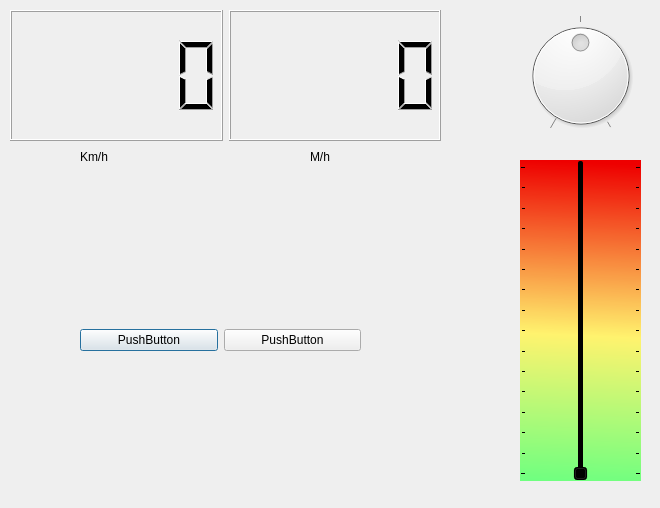
<?xml version="1.0" encoding="UTF-8"?>
<ui version="4.0">
 <class>Dialog</class>
 <widget class="QDialog" name="Dialog">
  <property name="geometry">
   <rect>
    <x>0</x>
    <y>0</y>
    <width>660</width>
    <height>508</height>
   </rect>
  </property>
  <property name="windowTitle">
   <string>Dialog</string>
  </property>
  <widget class="QWidget" name="horizontalLayoutWidget_2">
   <property name="geometry">
    <rect>
     <x>80</x>
     <y>300</y>
     <width>281</width>
     <height>81</height>
    </rect>
   </property>
   <layout class="QHBoxLayout" name="horizontalLayout_2">
    <item>
     <widget class="QPushButton" name="button_HombreVivo">
      <property name="text">
       <string>PushButton</string>
      </property>
     </widget>
    </item>
    <item>
     <widget class="QPushButton" name="button_HombreMuerto">
      <property name="text">
       <string>PushButton</string>
      </property>
     </widget>
    </item>
   </layout>
  </widget>
  <widget class="QDial" name="dial">
   <property name="geometry">
    <rect>
     <x>520</x>
     <y>10</y>
     <width>121</width>
     <height>131</height>
    </rect>
   </property>
   <property name="mouseTracking">
    <bool>false</bool>
   </property>
   <property name="maximum">
    <number>2</number>
   </property>
   <property name="value">
    <number>1</number>
   </property>
   <property name="tracking">
    <bool>true</bool>
   </property>
   <property name="notchesVisible">
    <bool>true</bool>
   </property>
  </widget>
  <widget class="QWidget" name="horizontalLayoutWidget">
   <property name="geometry">
    <rect>
     <x>10</x>
     <y>10</y>
     <width>431</width>
     <height>131</height>
    </rect>
   </property>
   <layout class="QHBoxLayout" name="horizontalLayout">
    <item>
     <widget class="QLCDNumber" name="lcd_kmh"/>
    </item>
    <item>
     <widget class="QLCDNumber" name="lcd_mph"/>
    </item>
   </layout>
  </widget>
  <widget class="QLabel" name="label_kmh">
   <property name="geometry">
    <rect>
     <x>80</x>
     <y>150</y>
     <width>47</width>
     <height>13</height>
    </rect>
   </property>
   <property name="text">
    <string>Km/h</string>
   </property>
  </widget>
  <widget class="QLabel" name="label_mph">
   <property name="geometry">
    <rect>
     <x>310</x>
     <y>150</y>
     <width>47</width>
     <height>13</height>
    </rect>
   </property>
   <property name="text">
    <string>M/h</string>
   </property>
  </widget>
  <widget class="QSlider" name="palanca">
   <property name="geometry">
    <rect>
     <x>520</x>
     <y>160</y>
     <width>121</width>
     <height>321</height>
    </rect>
   </property>
   <property name="palette">
    <palette>
     <active>
      <colorrole role="Button">
       <brush brushstyle="LinearGradientPattern">
        <gradient startx="0.016853900000000" starty="0.000000000000000" endx="0.000000000000000" endy="1.000000000000000" type="LinearGradient" spread="PadSpread" coordinatemode="ObjectBoundingMode">
         <gradientstop position="0.000000000000000">
          <color alpha="255">
           <red>238</red>
           <green>0</green>
           <blue>0</blue>
          </color>
         </gradientstop>
         <gradientstop position="0.539326000000000">
          <color alpha="255">
           <red>255</red>
           <green>243</green>
           <blue>110</blue>
          </color>
         </gradientstop>
         <gradientstop position="1.000000000000000">
          <color alpha="255">
           <red>110</red>
           <green>255</green>
           <blue>128</blue>
          </color>
         </gradientstop>
        </gradient>
       </brush>
      </colorrole>
      <colorrole role="Light">
       <brush brushstyle="SolidPattern">
        <color alpha="255">
         <red>90</red>
         <green>255</green>
         <blue>61</blue>
        </color>
       </brush>
      </colorrole>
      <colorrole role="Midlight">
       <brush brushstyle="SolidPattern">
        <color alpha="255">
         <red>255</red>
         <green>255</green>
         <blue>127</blue>
        </color>
       </brush>
      </colorrole>
      <colorrole role="Base">
       <brush brushstyle="LinearGradientPattern">
        <gradient startx="0.016853900000000" starty="0.000000000000000" endx="0.000000000000000" endy="1.000000000000000" type="LinearGradient" spread="PadSpread" coordinatemode="ObjectBoundingMode">
         <gradientstop position="0.000000000000000">
          <color alpha="255">
           <red>238</red>
           <green>0</green>
           <blue>0</blue>
          </color>
         </gradientstop>
         <gradientstop position="0.539326000000000">
          <color alpha="255">
           <red>255</red>
           <green>243</green>
           <blue>110</blue>
          </color>
         </gradientstop>
         <gradientstop position="1.000000000000000">
          <color alpha="255">
           <red>110</red>
           <green>255</green>
           <blue>128</blue>
          </color>
         </gradientstop>
        </gradient>
       </brush>
      </colorrole>
      <colorrole role="Window">
       <brush brushstyle="LinearGradientPattern">
        <gradient startx="0.016853900000000" starty="0.000000000000000" endx="0.000000000000000" endy="1.000000000000000" type="LinearGradient" spread="PadSpread" coordinatemode="ObjectBoundingMode">
         <gradientstop position="0.000000000000000">
          <color alpha="255">
           <red>238</red>
           <green>0</green>
           <blue>0</blue>
          </color>
         </gradientstop>
         <gradientstop position="0.539326000000000">
          <color alpha="255">
           <red>255</red>
           <green>243</green>
           <blue>110</blue>
          </color>
         </gradientstop>
         <gradientstop position="1.000000000000000">
          <color alpha="255">
           <red>110</red>
           <green>255</green>
           <blue>128</blue>
          </color>
         </gradientstop>
        </gradient>
       </brush>
      </colorrole>
      <colorrole role="Shadow">
       <brush brushstyle="SolidPattern">
        <color alpha="255">
         <red>188</red>
         <green>255</green>
         <blue>3</blue>
        </color>
       </brush>
      </colorrole>
     </active>
     <inactive>
      <colorrole role="Button">
       <brush brushstyle="LinearGradientPattern">
        <gradient startx="0.016853900000000" starty="0.000000000000000" endx="0.000000000000000" endy="1.000000000000000" type="LinearGradient" spread="PadSpread" coordinatemode="ObjectBoundingMode">
         <gradientstop position="0.000000000000000">
          <color alpha="255">
           <red>238</red>
           <green>0</green>
           <blue>0</blue>
          </color>
         </gradientstop>
         <gradientstop position="0.539326000000000">
          <color alpha="255">
           <red>255</red>
           <green>243</green>
           <blue>110</blue>
          </color>
         </gradientstop>
         <gradientstop position="1.000000000000000">
          <color alpha="255">
           <red>110</red>
           <green>255</green>
           <blue>128</blue>
          </color>
         </gradientstop>
        </gradient>
       </brush>
      </colorrole>
      <colorrole role="Light">
       <brush brushstyle="SolidPattern">
        <color alpha="255">
         <red>90</red>
         <green>255</green>
         <blue>61</blue>
        </color>
       </brush>
      </colorrole>
      <colorrole role="Midlight">
       <brush brushstyle="SolidPattern">
        <color alpha="255">
         <red>255</red>
         <green>255</green>
         <blue>127</blue>
        </color>
       </brush>
      </colorrole>
      <colorrole role="Base">
       <brush brushstyle="LinearGradientPattern">
        <gradient startx="0.016853900000000" starty="0.000000000000000" endx="0.000000000000000" endy="1.000000000000000" type="LinearGradient" spread="PadSpread" coordinatemode="ObjectBoundingMode">
         <gradientstop position="0.000000000000000">
          <color alpha="255">
           <red>238</red>
           <green>0</green>
           <blue>0</blue>
          </color>
         </gradientstop>
         <gradientstop position="0.539326000000000">
          <color alpha="255">
           <red>255</red>
           <green>243</green>
           <blue>110</blue>
          </color>
         </gradientstop>
         <gradientstop position="1.000000000000000">
          <color alpha="255">
           <red>110</red>
           <green>255</green>
           <blue>128</blue>
          </color>
         </gradientstop>
        </gradient>
       </brush>
      </colorrole>
      <colorrole role="Window">
       <brush brushstyle="LinearGradientPattern">
        <gradient startx="0.016853900000000" starty="0.000000000000000" endx="0.000000000000000" endy="1.000000000000000" type="LinearGradient" spread="PadSpread" coordinatemode="ObjectBoundingMode">
         <gradientstop position="0.000000000000000">
          <color alpha="255">
           <red>238</red>
           <green>0</green>
           <blue>0</blue>
          </color>
         </gradientstop>
         <gradientstop position="0.539326000000000">
          <color alpha="255">
           <red>255</red>
           <green>243</green>
           <blue>110</blue>
          </color>
         </gradientstop>
         <gradientstop position="1.000000000000000">
          <color alpha="255">
           <red>110</red>
           <green>255</green>
           <blue>128</blue>
          </color>
         </gradientstop>
        </gradient>
       </brush>
      </colorrole>
      <colorrole role="Shadow">
       <brush brushstyle="SolidPattern">
        <color alpha="255">
         <red>188</red>
         <green>255</green>
         <blue>3</blue>
        </color>
       </brush>
      </colorrole>
     </inactive>
     <disabled>
      <colorrole role="Button">
       <brush brushstyle="LinearGradientPattern">
        <gradient startx="0.016853900000000" starty="0.000000000000000" endx="0.000000000000000" endy="1.000000000000000" type="LinearGradient" spread="PadSpread" coordinatemode="ObjectBoundingMode">
         <gradientstop position="0.000000000000000">
          <color alpha="255">
           <red>238</red>
           <green>0</green>
           <blue>0</blue>
          </color>
         </gradientstop>
         <gradientstop position="0.539326000000000">
          <color alpha="255">
           <red>255</red>
           <green>243</green>
           <blue>110</blue>
          </color>
         </gradientstop>
         <gradientstop position="1.000000000000000">
          <color alpha="255">
           <red>110</red>
           <green>255</green>
           <blue>128</blue>
          </color>
         </gradientstop>
        </gradient>
       </brush>
      </colorrole>
      <colorrole role="Light">
       <brush brushstyle="SolidPattern">
        <color alpha="255">
         <red>90</red>
         <green>255</green>
         <blue>61</blue>
        </color>
       </brush>
      </colorrole>
      <colorrole role="Midlight">
       <brush brushstyle="SolidPattern">
        <color alpha="255">
         <red>255</red>
         <green>255</green>
         <blue>127</blue>
        </color>
       </brush>
      </colorrole>
      <colorrole role="Base">
       <brush brushstyle="LinearGradientPattern">
        <gradient startx="0.016853900000000" starty="0.000000000000000" endx="0.000000000000000" endy="1.000000000000000" type="LinearGradient" spread="PadSpread" coordinatemode="ObjectBoundingMode">
         <gradientstop position="0.000000000000000">
          <color alpha="255">
           <red>238</red>
           <green>0</green>
           <blue>0</blue>
          </color>
         </gradientstop>
         <gradientstop position="0.539326000000000">
          <color alpha="255">
           <red>255</red>
           <green>243</green>
           <blue>110</blue>
          </color>
         </gradientstop>
         <gradientstop position="1.000000000000000">
          <color alpha="255">
           <red>110</red>
           <green>255</green>
           <blue>128</blue>
          </color>
         </gradientstop>
        </gradient>
       </brush>
      </colorrole>
      <colorrole role="Window">
       <brush brushstyle="LinearGradientPattern">
        <gradient startx="0.016853900000000" starty="0.000000000000000" endx="0.000000000000000" endy="1.000000000000000" type="LinearGradient" spread="PadSpread" coordinatemode="ObjectBoundingMode">
         <gradientstop position="0.000000000000000">
          <color alpha="255">
           <red>238</red>
           <green>0</green>
           <blue>0</blue>
          </color>
         </gradientstop>
         <gradientstop position="0.539326000000000">
          <color alpha="255">
           <red>255</red>
           <green>243</green>
           <blue>110</blue>
          </color>
         </gradientstop>
         <gradientstop position="1.000000000000000">
          <color alpha="255">
           <red>110</red>
           <green>255</green>
           <blue>128</blue>
          </color>
         </gradientstop>
        </gradient>
       </brush>
      </colorrole>
      <colorrole role="Shadow">
       <brush brushstyle="SolidPattern">
        <color alpha="255">
         <red>188</red>
         <green>255</green>
         <blue>3</blue>
        </color>
       </brush>
      </colorrole>
     </disabled>
    </palette>
   </property>
   <property name="autoFillBackground">
    <bool>false</bool>
   </property>
   <property name="styleSheet">
    <string notr="true">background-color: qlineargradient(spread:pad, x1:0, y1:0, x2:0, y2:1, stop:0 rgba(254, 8, 40, 255), stop:0.847458 rgba(255, 255, 255, 255));
background-color: qlineargradient(spread:pad, x1:0.0168539, y1:0, x2:0, y2:1, stop:0 rgba(238, 0, 0, 255), stop:0.539326 rgba(255, 243, 110, 255), stop:1 rgba(110, 255, 128, 255));
</string>
   </property>
   <property name="maximum">
    <number>150</number>
   </property>
   <property name="singleStep">
    <number>5</number>
   </property>
   <property name="value">
    <number>0</number>
   </property>
   <property name="orientation">
    <enum>Qt::Vertical</enum>
   </property>
   <property name="tickPosition">
    <enum>QSlider::TicksBothSides</enum>
   </property>
   <property name="tickInterval">
    <number>10</number>
   </property>
  </widget>
 </widget>
 <resources/>
 <connections/>
</ui>
